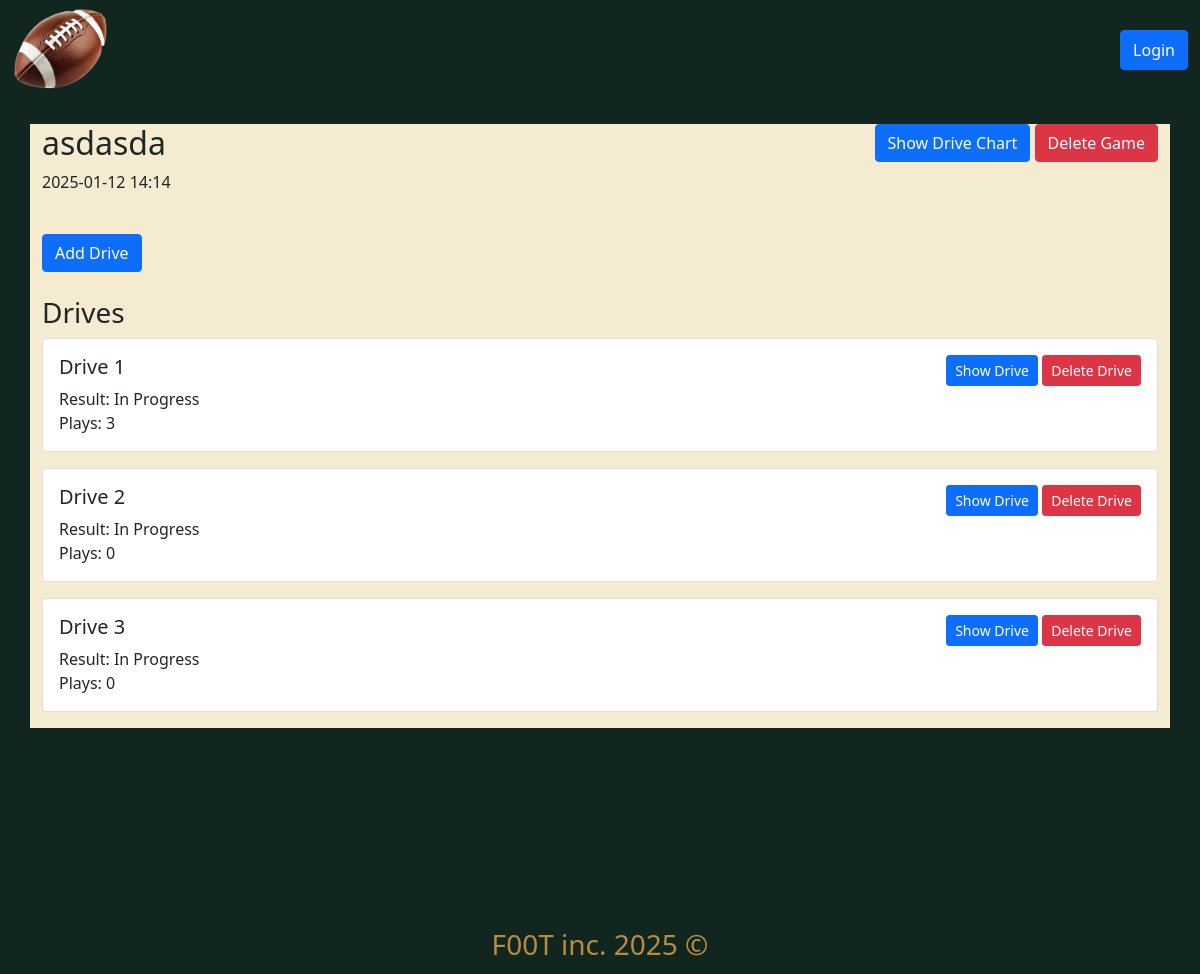
Screenshot of /game/1 with the database file from the repository.
### models.py (models this page shows)
class Game(db.Model):
    id = db.Column(db.Integer, primary_key=True)
    game_name = db.Column(db.String(100), nullable=False)
    date = db.Column(db.DateTime, nullable=False)
    time = db.Column(db.String(20), nullable=False)
    drives = db.relationship('Drive', backref='game', lazy=True, cascade="all, delete-orphan")

class Drive(db.Model):
    id = db.Column(db.Integer, primary_key=True)
    game_id = db.Column(db.Integer, db.ForeignKey('game.id'), nullable=False)
    result = db.Column(db.String(50))
    plays = db.relationship('Play', backref='drive', lazy=True, cascade="all, delete-orphan")

### app.py (the view)
@app.route('/game/<int:game_id>')
def game_detail(game_id):
    game = Game.query.get_or_404(game_id)
    return render_template('components/game_detail.html', game=game)

### templates/components/game_detail.html
{% extends "index.html" %} {% block title %}{{ game.game_name }}{% endblock %}
{% block content %}
<div class="row mb-4">
  <div class="col">
    <h2>{{ game.game_name }}</h2>
    <p>{{ game.date.strftime('%Y-%m-%d') }} {{ game.time }}</p>
  </div>
  <div class="col text-end">
    <a
      href="{{ url_for('drive_chart', game_id=game.id) }}"
      class="btn btn-primary"
      >Show Drive Chart</a
    >
    <form
      action="{{ url_for('delete_game', game_id=game.id) }}"
      method="POST"
      class="d-inline"
    >
      <button
        type="submit"
        class="btn btn-danger"
        onclick="return confirm('Are you sure you want to delete this game?')"
      >
        Delete Game
      </button>
    </form>
  </div>
</div>
<div class="row mb-4">
  <div class="col">
    <form action="{{ url_for('add_drive', game_id=game.id) }}" method="POST">
      <button type="submit" class="btn btn-primary">Add Drive</button>
    </form>
  </div>
</div>
<div class="row">
  <div class="col">
    <h3>Drives</h3>
    {% for drive in game.drives %}
    <div class="card mb-3">
      <div class="card-body">
        <div class="d-flex justify-content-between align-items-start">
          <h5 class="card-title">Drive {{ loop.index }}</h5>
          <div>
            <a
              href="{{ url_for('drive_detail', drive_id=drive.id) }}"
              class="btn btn-sm btn-primary"
              >Show Drive</a
            >
            <form
              action="{{ url_for('delete_drive', drive_id=drive.id) }}"
              method="POST"
              class="d-inline"
            >
              <button
                type="submit"
                class="btn btn-sm btn-danger"
                onclick="return confirm('Are you sure you want to delete this drive?')"
              >
                Delete Drive
              </button>
            </form>
          </div>
        </div>
        <p class="card-text">
          Result: {{ drive.result or 'In Progress' }}<br />
          Plays: {{ drive.plays|length }}
        </p>
      </div>
    </div>
    {% endfor %}
  </div>
</div>
{% endblock %}

### rows the page displays
Game: game_name "asdasda", date "2025-01-12", time "14:14"
Drive: result "In Progress", plays|length "3"
Drive: result "In Progress", plays|length "0"
Drive: result "In Progress", plays|length "0"
